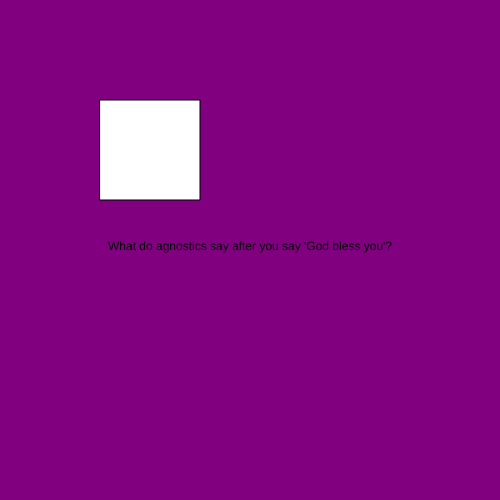
Frame 1 (no input)
Frame 60 (no input): identical to frame 1, image omitted
Frame 120 (the mouse pressed at the canvas centre since frame 60): identical to frame 1, image omitted

The p5.js sketch that drew this single still picture (run headless with seeded random() and noise() and a simulated clock; from frame 60 on, the mouse is pressed at the canvas centre):

// p5.js sketch
// ── sketch.js

let state = 0;

function setup() {
  createCanvas(500, 500);
  textAlign(CENTER);
}

function draw() {



  switch(state){
    case 0 :
      background("purple");
      text("What do agnostics say after you say 'God bless you'?", width / 2, height / 2);
      break;

    case 1:
      background("green");
      text("'Maybe'", width / 2, height / 2);
      break;

  }

  rect(100, 100, 100, 100);
}


function mouseReleased() {

  if (mouseX > 100 && mouseX < 200 && mouseY > 100 && mouseY < 200) {
    state++;
    if (state > 1) state = 0;
  }

}
